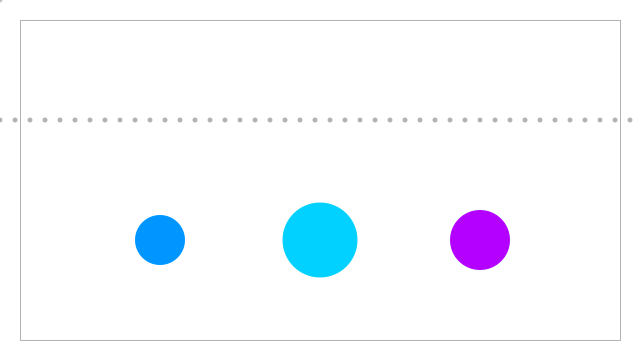
Frame 1 (no input)
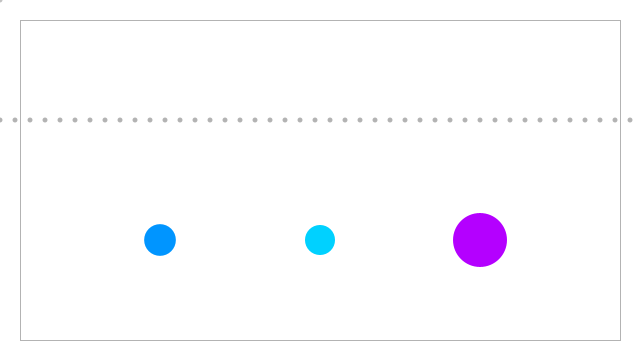
Frame 60 (the mouse pressed at the canvas centre just before this capture)
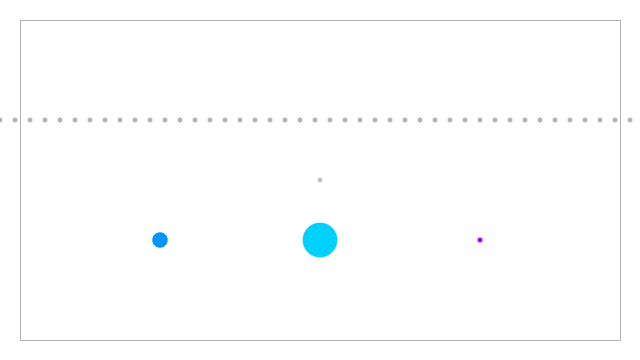
Frame 120 (the mouse held since frame 60 and released just before this capture)

The Processing sketch that drew these frames (run headless with seeded random() and noise(); from frame 60 on, the mouse is pressed at the canvas centre):

// Processing sketch: processing_182669
// ── processing_182669.pde

/* EXERCISE 4 - POKE, RUB, TICKLE

Create a sketch that responds to one or more of the following kinds of user input:
"poke": short, sharp press
"rub":  sustained press with continuous motion
"tickle": rapid, repeated rubbing

Your sketch should:
- encourage exploration and interaction
- respond in an engaging, surprising, and/or delightful manner. 
Use image and sound to effectively indicate affordances, provide feedback, 
and communicate state. Explicit or written instructions are not to be used. 
The most successful sketches will create a satisfying experience that invites 
sustained and/or repeated interaction.

*/

/* -- SET UP GLOBAL INTEGERS -- */

float h = 0;  //set hue
float s = 0;  //set saturation
float b = 255;  //set brightness
float a = 0;  //set alpha/transparency

float bdiam = 50; //default  diameter of blue circle
float bscalar = bdiam; //defines scale of size variation
float lbdiam = 75; //default diameter of light blue circle
float lbscalar = 40; //defines scale of size variation
float cdiam = 60; //default diameter of chartreuse circle
float cscalar = cdiam; //defines scale of size variation

//VARIABLES FOR CLICK AREAS
int diam = 75;

boolean blue = false;
float bclickXL = (640/4) - (diam/2);
float bclickXR = (640/4) + (diam/2);
float bclickYT = ((360/3) * 2) + (diam/2);
float bclickYB = ((360/3) * 2) - (diam/2);

boolean lightblue = false;
float lbclickXL = ((640/4) * 2)  - (diam/2);
float lbclickXR = ((640/4) * 2) + (diam/2);
float lbclickYT = ((360/3) * 2) + (diam/2);
float lbclickYB = ((360/3) * 2) - (diam/2);

boolean chartruese = false; //chartreuse is actually purple...
float cclickXL = ((640/4) * 3)  - (diam/2);
float cclickXR = ((640/4) * 3) + (diam/2);
float cclickYT = ((360/3) * 2) + (diam/2);
float cclickYB = ((360/3) * 2) - (diam/2);

//VARIABLES FOR NOISE CIRCLES
int space = 15; //spacing for lines of circles
int n = 50;
int x ;
float y = .05;
float noiseY;


void setup() {
  frameRate(10);  
  size(640, 360); //define the canvas/window size
  smooth();
  noStroke();
  colorMode(HSB);
}


void draw() {
  background(0, 0, 255, 0); //set background to white
    
  /* BLUE CIRCLES ------------------------------ */
    
    //blue line of circles
    if( blue == true ) { //if mouse is pressed in the blue circle area
      
      //draw pulsing blue line of circles
      for( int i = x; i <= width; i = i + space) {
         h = 145;
         s = 255;
         b = 255;
         a = 50;
         fill (145, s, b, a); //define color
         y = y + .04; //control noise variation
         noiseY = noise(y) * bdiam; //add Perlin Noise variation for organic-ness
         ellipse( i, height/3, noiseY, noiseY); //draw circle
       }
       
       //draw outlined static blue circle
       h = 145;
       s = 255;
       b = 255;
       a = 255;
       stroke(h, s, b, a); //define stroke color
       noFill();
       ellipse(width/4, (height/3) * 2, bdiam, bdiam); //draw circle
       noStroke(); //remove stroke
       
       //draw solid static light blue circle
       h = 135;
       s = 255;
       b = 255;
       a = 255;
       fill(h, s, b, a); //define fill color
       ellipse((width/4) * 2, (height/3) * 2, bdiam, bdiam); //draw circle
       
       //draw outlined static purple circle
       h = 200;
       s = 255;
       b = 255;
       a = 255;
       fill(h, s, b, a); //define fill color
       ellipse((width/4) * 3, (height/3) * 2, cdiam, cdiam); //draw circle
    } 
    
   /* LIGHT BLUE CIRCLES ------------------------------ */
    
    //light blue line of circles
    else if( lightblue == true ) { //if the light blue circle area is pressed do this
      
      //draw pulsing light blue line of circles
      for( int i = x; i <= width; i = i + space) {
           h = 135;
           s = 255;
           b = 255;
           a = 50;
           fill (135, s, b, a); //define color
           y = y + .04; //control noise variation
           noiseY = noise(y) * bdiam; //add Perlin Noise variation for organic-ness
           ellipse( i, height/3, noiseY, noiseY); //draw circle
       }
       
       //draw outlined static light blue circle
       h = 135;
       s = 255;
       b = 255;
       a = 255;
       stroke(h, s, b, a); //define stroke color
       noFill();
      ellipse((width/4) * 2, (height/3) * 2, bdiam, bdiam); //draw circle
       noStroke(); //remove stroke
       
       //draw solid static blue circle
       h = 145;
       s = 255;
       b = 255;
       a = 255;
       fill(h, s, b, a); //define fill color
      ellipse(width/4, (height/3) * 2, bdiam, bdiam); //draw circle
       
       //draw solid static purple circle
       h = 200;
       s = 255;
       b = 255;
       a = 255;
       fill(h, s, b, a); //deine fill color
      ellipse((width/4) * 3, (height/3) * 2, cdiam, cdiam); //draw circle
    } 
   
   /* PURPLE CIRCLES ------------------------------ */
    
    //Purple line of circles
    else if( chartruese == true ) { //if the chartruese (purple) circle area is clicked
      
      //draw pulsing purple line of circles
      for( int i = x; i <= width; i = i + space) {
         h = 200;
         s = 255;
         b = 255;
         a = 50;
         fill (200, s, b, a); //define fill color
         y = y + .04; //control noise variation
         noiseY = noise(y) * bdiam; //add Perlin Noise variation for organic-ness
         ellipse( i, height/3, noiseY, noiseY); //draw circles
       }
       
       //draw outlined static purple circle
       h = 200;
       s = 255;
       b = 255;
       a = 255;
       stroke(h, s, b, a); // define stroke color
       noFill(); //remove fill
       ellipse((width/4) * 3, (height/3) * 2, cdiam, cdiam); //draw circle
       noStroke(); //remove stroke
    
       //draw solid static light blue circle
       h = 135;
       s = 255;
       b = 255;
       a = 255;
       fill(h, s, b, a); //remove fill
       ellipse((width/4) * 2, (height/3) * 2, bdiam, bdiam); //draw circle
       
       //draw solid static blue circle
       h = 145;
       s = 255;
       b = 255;
       a = 255;
       fill(h, s, b, a); //deine fill color
       ellipse(width/4, (height/3) * 2, bdiam, bdiam); //draw circle
    } 
    
    /* STATIC STATE ---------------------------------- */
    
    else { //if none of the areas have been clicked on, draw this
      
      //draw static gray line of circles
      for( int i = x; i <= width; i = i + space) {
         h = 0;
         s = 0;
         b = 60;
         a = 100;
         fill (145, s, b, a); //define fill color
         ellipse( i, height/3, 5, 5); //draw circles
       }
       
       //draw pulsing blue circle
       h = 145;
       s = 255;
       b = 255;
       a = 255;
       fill (h, s, b, a); //define fill color
       ellipse(width/4, (height/3) * 2, bdiam, bdiam); //draw ellipse
       bdiam = (sin(bdiam) * bscalar); //reassigns diameter variation
       
       //draw pulsing light blue circle
       h = 135;
       s = 255;
       b = 255;
       a = 255;
       fill (h, s, b, a); //define fill color
       ellipse((width/4) * 2, (height/3) * 2, lbdiam, lbdiam); //draw ellipse
       lbdiam = (sin(lbdiam) * lbscalar); //reassigns diameter variation
       
       //draw pulsing purple circle
       h = 200;
       s = 255;
       b = 255;
       a = 255;
       fill (h, s, b, a); //define fill color
       ellipse((width/4) * 3, (height/3) * 2, cdiam, cdiam); //draw ellipse
       cdiam = (sin(cdiam) * cscalar); //reassigns diameter variation
    }

     
    /* FRAME BORDER ----------------------------- */
     h = 0;
     s = 0;
     b = 60;
     a = 100;
     noFill(); //remove fill
     stroke (145, s, b, a); //define color (gray)
     strokeWeight(1); //add stroke
     rect( 20, 20, width-40, height-40); //draw rectangle
     noStroke(); //remove stroke when done

    
    /* CURSOR ----------------------------------- */
    noCursor(); //remove cursor
    fill(0, 0, 100, 100); //set color to gray
    ellipse(mouseX, mouseY, 5, 5); //draw small circle to act as cursor
}

void mousePressed() { //whever the mouse is pressed, check these things...
  
  //Check if Blue Button is Pressed
  if (mouseX >= bclickXL && mouseX <= bclickXR &&
      mouseY >= bclickYB && mouseY <= bclickYT) {
      blue = true;
      } else { blue = false; }
      
  //Check if Light Blue Button is Pressed
  if (mouseX >= lbclickXL && mouseX <= lbclickXR &&
      mouseY >= lbclickYB && mouseY <= lbclickYT) {
      lightblue = true;
      } else { lightblue = false; }
      
  //Check if Light Blue Button is Pressed
  if (mouseX >= cclickXL && mouseX <= cclickXR &&
      mouseY >= cclickYB && mouseY <= cclickYT) {
      chartruese = true;
      } else { chartruese = false; }

}
